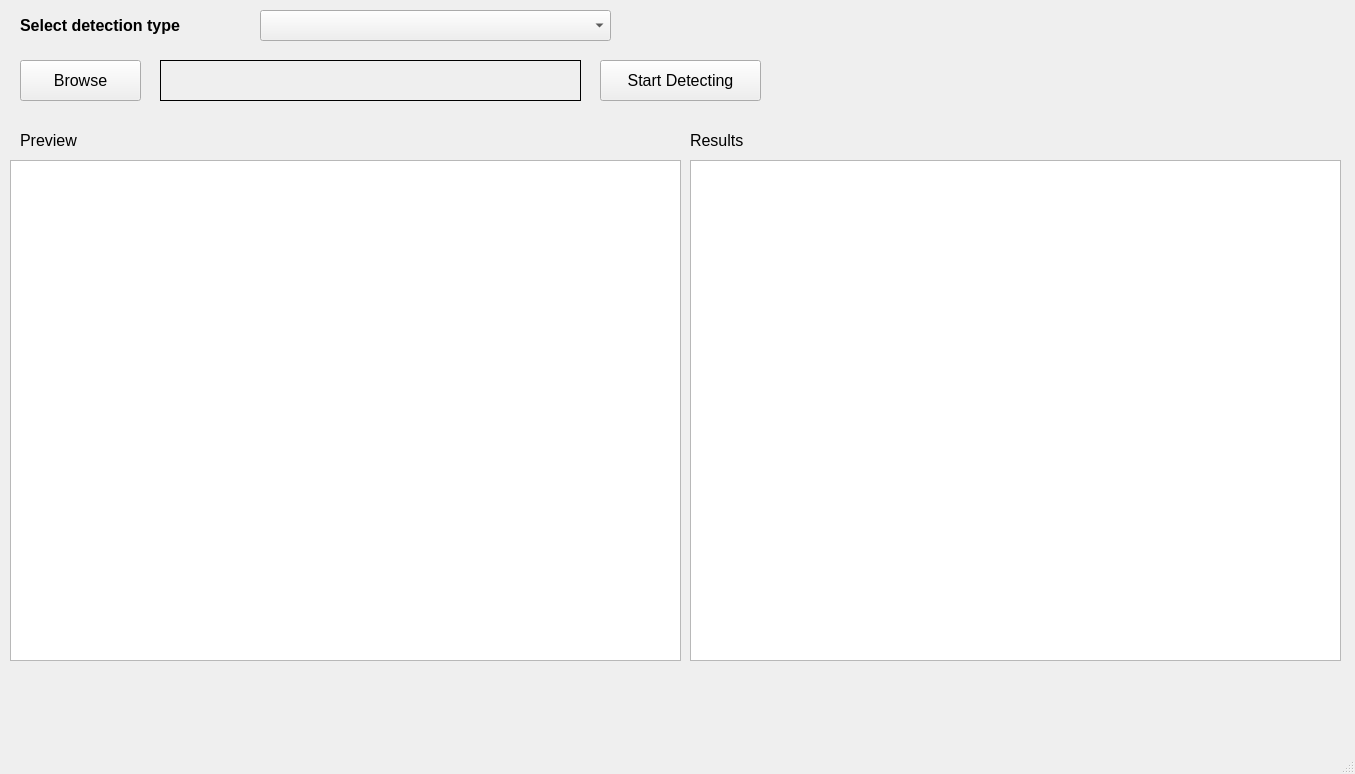
<?xml version="1.0" encoding="UTF-8"?>
<ui version="4.0">
 <class>MainWindow</class>
 <widget class="QMainWindow" name="MainWindow">
  <property name="geometry">
   <rect>
    <x>0</x>
    <y>0</y>
    <width>1355</width>
    <height>774</height>
   </rect>
  </property>
  <property name="windowTitle">
   <string>Grafitti and building detector</string>
  </property>
  <widget class="QWidget" name="centralwidget">
   <widget class="QPushButton" name="Btn_Browse">
    <property name="geometry">
     <rect>
      <x>20</x>
      <y>60</y>
      <width>121</width>
      <height>41</height>
     </rect>
    </property>
    <property name="font">
     <font>
      <pointsize>12</pointsize>
     </font>
    </property>
    <property name="text">
     <string>Browse</string>
    </property>
   </widget>
   <widget class="QComboBox" name="comboBox">
    <property name="geometry">
     <rect>
      <x>260</x>
      <y>10</y>
      <width>351</width>
      <height>31</height>
     </rect>
    </property>
    <property name="font">
     <font>
      <pointsize>12</pointsize>
     </font>
    </property>
   </widget>
   <widget class="QPushButton" name="Btn_Start">
    <property name="geometry">
     <rect>
      <x>600</x>
      <y>60</y>
      <width>161</width>
      <height>41</height>
     </rect>
    </property>
    <property name="font">
     <font>
      <pointsize>12</pointsize>
     </font>
    </property>
    <property name="text">
     <string>Start Detecting</string>
    </property>
   </widget>
   <widget class="QLabel" name="label">
    <property name="geometry">
     <rect>
      <x>20</x>
      <y>10</y>
      <width>221</width>
      <height>31</height>
     </rect>
    </property>
    <property name="font">
     <font>
      <pointsize>12</pointsize>
      <weight>75</weight>
      <bold>true</bold>
     </font>
    </property>
    <property name="autoFillBackground">
     <bool>true</bool>
    </property>
    <property name="text">
     <string>Select detection type</string>
    </property>
   </widget>
   <widget class="QLabel" name="label_filename">
    <property name="geometry">
     <rect>
      <x>160</x>
      <y>60</y>
      <width>421</width>
      <height>41</height>
     </rect>
    </property>
    <property name="autoFillBackground">
     <bool>true</bool>
    </property>
    <property name="frameShape">
     <enum>QFrame::Box</enum>
    </property>
    <property name="text">
     <string/>
    </property>
   </widget>
   <widget class="QGraphicsView" name="graphicsView_prev">
    <property name="geometry">
     <rect>
      <x>10</x>
      <y>160</y>
      <width>671</width>
      <height>501</height>
     </rect>
    </property>
   </widget>
   <widget class="QGraphicsView" name="graphicsView_res">
    <property name="geometry">
     <rect>
      <x>690</x>
      <y>160</y>
      <width>651</width>
      <height>501</height>
     </rect>
    </property>
   </widget>
   <widget class="QLabel" name="label_2">
    <property name="geometry">
     <rect>
      <x>20</x>
      <y>130</y>
      <width>91</width>
      <height>20</height>
     </rect>
    </property>
    <property name="font">
     <font>
      <pointsize>12</pointsize>
     </font>
    </property>
    <property name="autoFillBackground">
     <bool>true</bool>
    </property>
    <property name="text">
     <string>Preview</string>
    </property>
   </widget>
   <widget class="QLabel" name="label_3">
    <property name="geometry">
     <rect>
      <x>690</x>
      <y>130</y>
      <width>91</width>
      <height>20</height>
     </rect>
    </property>
    <property name="font">
     <font>
      <pointsize>12</pointsize>
     </font>
    </property>
    <property name="autoFillBackground">
     <bool>true</bool>
    </property>
    <property name="text">
     <string>Results</string>
    </property>
   </widget>
  </widget>
  <widget class="QMenuBar" name="menubar">
   <property name="geometry">
    <rect>
     <x>0</x>
     <y>0</y>
     <width>1355</width>
     <height>26</height>
    </rect>
   </property>
  </widget>
  <widget class="QStatusBar" name="statusbar"/>
 </widget>
 <resources/>
 <connections/>
</ui>
